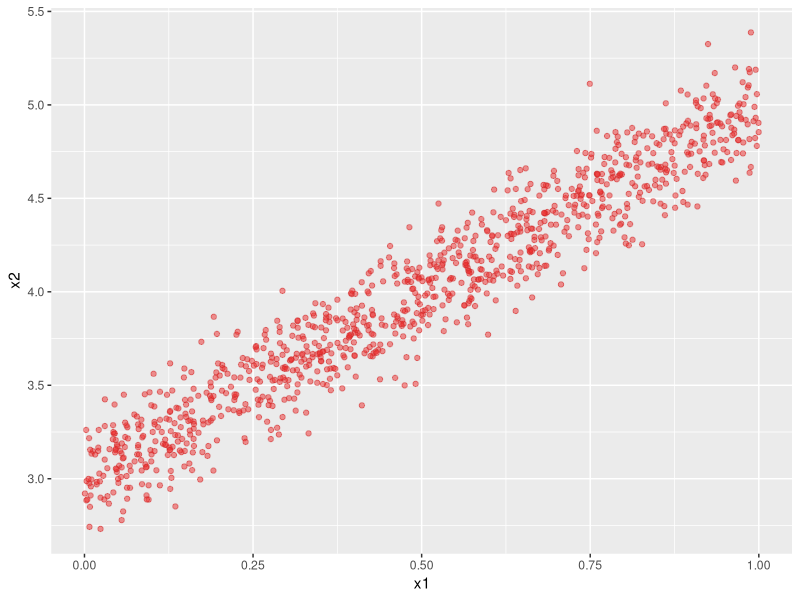

Write the R code that produced this figure.
# -------------------------------------------------------------------------------------------
# Scratch pad
# -------------------------------------------------------------------------------------------

# setup de librerias
library(ggplot2)

# funciones a utilizar

cuadrados_minimos <- function(X, y) {
  estimador <- solve(t(X) %*% X) %*% t(X) %*% y
  return(estimador)
}

# -------------------------------------------------------------------------------------------
# TESTEANDO CORRELACION

x1 <- runif(1000)

#x2 <- 3 + x1*2 # correlacion 1
#x2 <- runif(1000) # correlacion 0
x2 <- 3 + x1*2 + rnorm(1000, 0, sqrt(0.025)) # correlacion tiende a 1 cuando el ruido tiende a 0x2 <- 3 + x1*2

df <- data.frame("x1" = x1, "x2" = x2)

g <- ggplot(data = df, aes(x= x1, y= x2)) +
  geom_point(col="firebrick3", alpha = 0.5, shape = 21, fill = "firebrick2")
plot(g)

cor(x1, x2)

# -------------------------------------------------------------------------------------------
